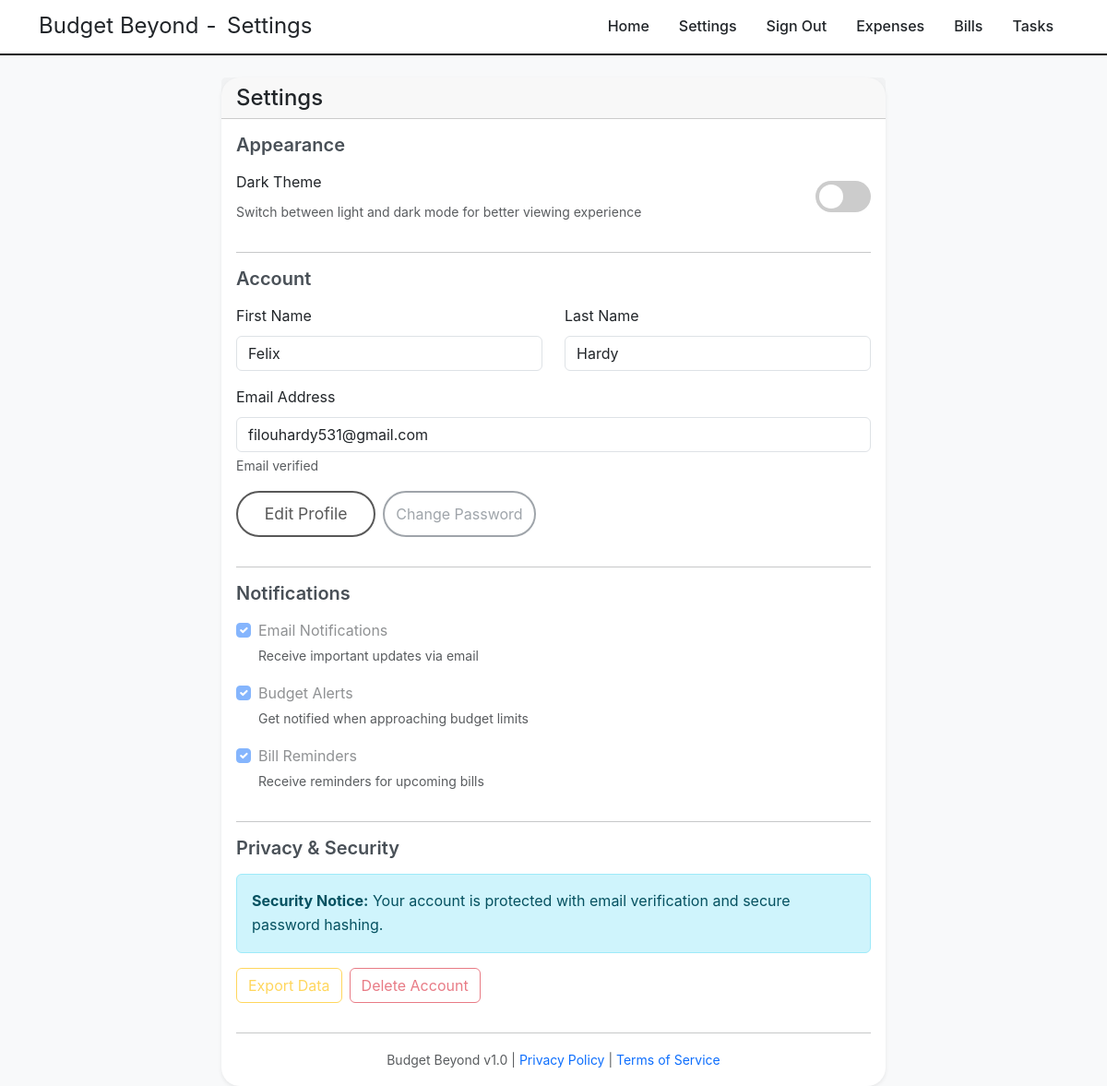
/settings (signed in), run on the app's committed database.
### app/models.py (models this page shows, shortened)
class User(db.Model):
    id = db.Column(db.Integer, primary_key=True)
    first_name = db.Column(db.String(50), nullable=False)
    last_name = db.Column(db.String(50), nullable=False)
    email = db.Column(db.String(120), unique=True, nullable=False)
    password_hash = db.Column(db.String(128), nullable=False)
    email_verified = db.Column(db.Boolean, default=False, nullable=False)
    created_at = db.Column(db.DateTime, default=datetime.utcnow)

### app/routes.py (the view)
@bp.route('/settings')
@login_required
@email_verification_required
def settings():
    user = User.query.get(session['user_id'])
    return render_template('settings.html', user=user)

### app/auth.py (called while the page is built)
def login_required(f):
    @wraps(f)
    def decorated_function(*args, **kwargs):
        if 'user_id' not in session:
            return redirect(url_for('main.signin'))
        return f(*args, **kwargs)
    return decorated_function

def email_verification_required(f):
    @wraps(f)
    def decorated_function(*args, **kwargs):
        if 'user_id' not in session:
            return redirect(url_for('main.signin'))
        from app.models import User
        user = User.query.get(session['user_id'])
        if user and not user.email_verified:
            flash('Please verify your email address before accessing this page.', 'warning')
            return redirect(url_for('main.verify_email_notice'))
        return f(*args, **kwargs)
    return decorated_function

### app/templates/settings.html (shortened to what this page needs)
{% extends "layout.html" %}
{% block navbar_dynamic %}<span class="navbar-brand-separator"> - </span><span class="navbar-brand-dynamic" id="navbarDynamicText">Settings</span>{% endblock %}
{% block content %}
<div class="container mt-4">
    <div class="row justify-content-center">
        <div class="col-md-8">
            <div class="card shadow-sm">
                <div class="card-header">
                    <h4 class="mb-0">
                         Settings
                    </h4>
                </div>
                <div class="card-body">
                    <div class="settings-section">
                        <h5> Appearance</h5>
                        <div class="row align-items-center">
                            <div class="col-md-8">
                                <label class="form-label">Dark Theme</label>
                                <p class="text-muted small mb-0">Switch between light and dark mode for better viewing experience</p>
                            </div>
                            <div class="col-md-4 text-end">
                                <label class="theme-toggle">
                                    <span class="slider"></span>
                                </label>
                            </div>
                        </div>
                    </div>
                    <hr>
                    <div class="settings-section">
                        <h5> Account</h5>
                        <div class="row">
                            <div class="col-md-6">
                                <div class="mb-3">
                                    <label class="form-label">First Name</label>
                                    <input type="text" class="form-control" value="{{ user.first_name if user else '' }}" readonly>
                                </div>
                            </div>
                            <div class="col-md-6">
                                <div class="mb-3">
                                    <label class="form-label">Last Name</label>
                                    <input type="text" class="form-control" value="{{ user.last_name if user else '' }}" readonly>
                                </div>
                            </div>
                        </div>
                        <div class="mb-3">
                            <label class="form-label">Email Address</label>
                            <input type="email" class="form-control" value="{{ user.email if user else '' }}" readonly>
                            <div class="form-text">
                                {% if user and user.email_verified %}
                                     Email verified
                                {% else %}
                                    <i class="fas fa-exclamation-circle text-warning"></i> Email not verified
                                {% endif %}
                            </div>
                        </div>
                        <div class="d-grid gap-2 d-md-flex">
                            <button class="btn btn-outline-primary" disabled>
                                 Edit Profile
                            </button>
                            <button class="btn btn-outline-secondary" disabled>
                                 Change Password
                            </button>
                        </div>
                    </div>
                    <hr>
                    <div class="settings-section">
                        <h5> Notifications</h5>
                        <div class="form-check mb-3">
                            <input class="form-check-input" type="checkbox" id="emailNotifications" checked disabled>
                            <label class="form-check-label" for="emailNotifications">
                                Email Notifications
                            </label>
                            <div class="form-text">Receive important updates via email</div>
                        </div>
                        <div class="form-check mb-3">
                            <input class="form-check-input" type="checkbox" id="budgetAlerts" checked disabled>
                            <label class="form-check-label" for="budgetAlerts">
                                Budget Alerts
                            </label>
                            <div class="form-text">Get notified when approaching budget limits</div>
                        </div>
                        <div class="form-check mb-3">
                            <input class="form-check-input" type="checkbox" id="billReminders" checked disabled>
                            <label class="form-check-label" for="billReminders">
                                Bill Reminders
                            </label>
                            <div class="form-text">Receive reminders for upcoming bills</div>
                        </div>
                    </div>
                    <hr>
                    <div class="settings-section">
                        <h5> Privacy & Security</h5>
                        <div class="alert alert-info">
                            <strong>Security Notice:</strong> Your account is protected with email verification and secure password hashing.
                        </div>
                        <div class="d-grid gap-2 d-md-flex">
                            <button class="btn btn-outline-warning" disabled>
                                 Export Data
                            </button>
                            <button class="btn btn-outline-danger" disabled>
                                 Delete Account
                            </button>
                        </div>
                    </div>
                    <hr>
                    <div class="text-center">
                        <p class="text-muted mb-0">
                            <small>
                                Budget Beyond v1.0 |
                                <a href="#" class="text-decoration-none">Privacy Policy</a> |
                                <a href="#" class="text-decoration-none">Terms of Service</a>
                            </small>
                        </p>
                    </div>
                </div>
            </div>
        </div>
    </div>
</div>
{% endblock %}

### app/static/css/styles.css (style rules this page uses)
body { margin: 0; padding: 0; font-family: 'Inter', sans-serif; line-height: 1.6; background-color: #f8f9fa !important; color: #212529 !important; transition: background-color 0.3s ease, color 0.3s ease; }
.navbar-brand-separator { color: #212529; margin: 0 8px; display: inline-block; }
.navbar-brand-dynamic { display: inline-block; overflow: hidden; white-space: nowrap; transition: all 0.6s cubic-bezier(0.4, 0, 0.2, 1); animation: slideInFromBelow 1s ease-out forwards; will-change: transform, opacity; vertical-align: baseline; line-height: inherit; margin-left: 4px; opacity: 0; transform: translateY(20px); }
.btn-outline-secondary { border-color: #000000; border-radius: 50px; transition: all 0.3s ease; border-width: 2px;; color : #000000; }
.btn-outline-primary { border-color: #000000 !important; background-color: rgb(255, 255, 255) !important; color: #000000 !important; border-radius: 50px; padding: 0.6rem 1.8rem; font-size: 1.1rem; transition: all 0.3s ease; border-width: 2.5px !important; }
.card { border: none; border-radius: 20px; transition: transform 0.3s ease, box-shadow 0.3s ease; }
.card h5 { font-size: 1.25rem; margin-bottom: 1rem; }
.card p { color: #6c757d; }
.settings-section { margin-bottom: 2rem; }
.settings-section h5 { color: #495057; margin-bottom: 1rem; font-weight: 600; }
.theme-toggle { position: relative; display: inline-block; width: 60px; height: 34px; }
.slider { position: absolute; cursor: pointer; top: 0; left: 0; right: 0; bottom: 0; background-color: #ccc; transition: 0.4s; border-radius: 34px; }
.slider:before { position: absolute; content: ""; height: 26px; width: 26px; left: 4px; bottom: 4px; background-color: white; transition: 0.4s; border-radius: 50%; }

### app/templates/layout.html (style rules this page uses)
body[data-bs-theme="light"] { background-color: #f8f9fa !important; color: #212529 !important; }

### data on the page
User: first_name "Felix", last_name "Hardy", email "filouhardy531@gmail.com"
